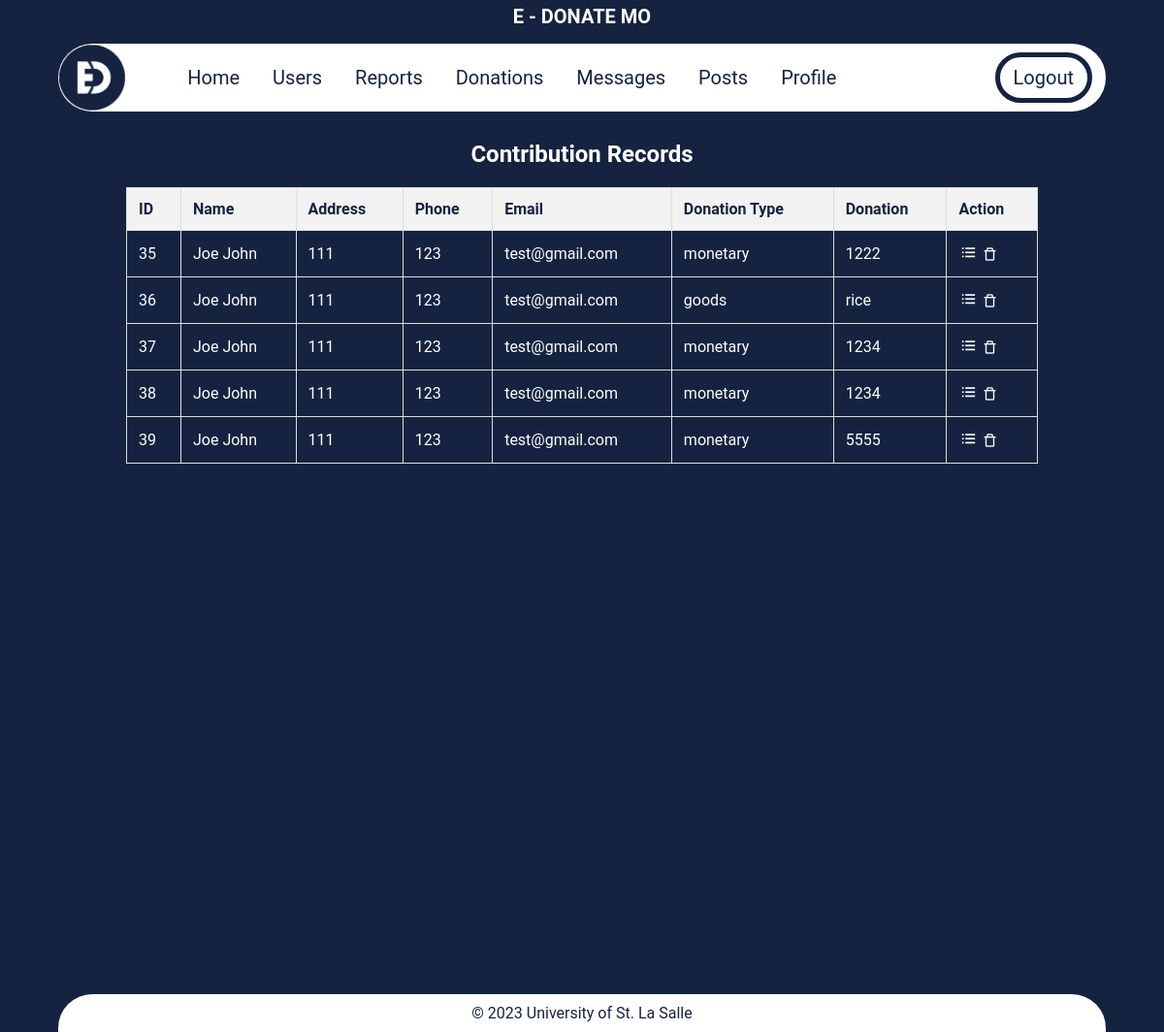
The page /donation.php (signed in) on the database its author committed.
### tables this page shows
CREATE TABLE IF NOT EXISTS `donations` (
  `id` int(11) NOT NULL AUTO_INCREMENT,
  `donation_type` varchar(255) NOT NULL,
  `donation` varchar(255) NOT NULL,
  `image` varchar(255) DEFAULT NULL,
  `post_id` int(11) NOT NULL,
  `user_id` int(11) DEFAULT NULL,
  `created_at` datetime DEFAULT NULL,
  PRIMARY KEY (`id`)
);

CREATE TABLE IF NOT EXISTS `users` (
  `id` int(11) NOT NULL AUTO_INCREMENT,
  `email` varchar(255) NOT NULL DEFAULT '',
  `name` varchar(255) NOT NULL DEFAULT '',
  `password` varchar(255) NOT NULL DEFAULT '',
  `contact` varchar(255) NOT NULL DEFAULT '',
  `address` varchar(255) NOT NULL DEFAULT '',
  `token` varchar(255) NOT NULL DEFAULT '',
  `created_at` datetime DEFAULT NULL,
  `access_type` varchar(50) NOT NULL DEFAULT 'user',
  `mission` text,
  `vision` text,
  PRIMARY KEY (`id`)
);

### donation.php (the view, shortened to what this page needs)
<?php
include "function.php";
require "db-connect.php";
    $user_id =  $_SESSION['user']['id'];
    if($_SESSION['user']['access_type'] === 'admin') {
        $sql = "SELECT users.name, users.address, users.contact, users.email, donations.id, donations.donation_type, donations.donation
                FROM users JOIN donations ON users.id = donations.user_id";
    } else {
        $sql = "SELECT users.name, users.address, users.contact, users.email, donations.id, donations.donation_type, donations.donation
                FROM users JOIN donations ON users.id = donations.user_id WHERE user_id = $user_id";
    }
    $results = $connect->query($sql);
?>
<html>
    <head>
        <link rel="stylesheet" type="text/css" href="css/style.css">
        <link rel="stylesheet" href="css/donations.css">
    </head>
    <body>
        <?php
        include 'header.php';
        ?>
        <div class="wrapper">
            <div class="titleBar">
                <h2 style="color: #fff;">Contribution Records</h2>
            </div>
            <table>
                <thead>
                <tr>
                    <th>ID</th>
                    <th>Name</th>
                    <th>Address</th>
                    <th>Phone</th>
                    <th>Email</th>
                    <th>Donation Type</th>
                    <th>Donation</th>
                    <th>Action</th>
                </tr>
                </thead>
                <tbody>
                    <?php while($row = $results->fetch_assoc()): ?>
                    <tr>
                        <td><?=$row['id']; ?></td>
                        <td><?=$row['name']?></td>
                        <td><?=$row['address']?></td>
                        <td><?=$row['contact']?></td>
                        <td><?=$row['email']?></td>
                        <td><?=$row['donation_type']?></td>
                        <td><?=$row['donation']?></td>
                        <td colspan="2">
                        <a title="View donation" style="font-size: 20px;color: #fff;" href="javascript:void(0)"><i class='bx bx-list-ul'></i></a>
                            <i class='bx bx-trash-alt'></i>
                        </td>
                    </tr>
                    <?php endwhile; ?>
                </tbody>
            </table>
        </div>
        <?php
            include 'footer.php';
        ?>
    </body>
</html>

### header.php (shortened to what this page needs)
<link href='https://unpkg.com/boxicons@2.1.4/css/boxicons.min.css' rel='stylesheet'>
<div class="header">
    <div class="edonatemo"><h4>E - DONATE MO </h4></div>
    <div class="main">
    <img class="logo" src="images/edlogo.png">
        <nav>
            <?php
                $isAdmin = $_SESSION['user']['access_type'] == 'admin';
            ?>
            <ul class="nav1">
                <li><a href="main.php">Home</a></li>
                <?php if($isAdmin) : ?>
                    <li><a href="user.php">Users</a></li>
                <?php endif; ?>
                <?php if($isAdmin): ?>
                    <li><a href="reports.php">Reports</a></li>
                <?php endif; ?>
                <li><a href="donation.php">Donations</a></li>
                <li><a href="messages.php">Messages</a></li>
                <li><a href="posts.php">Posts</a></li>
                <li><a href="profile.php">Profile</a></li>
            </ul>
        </nav>
        <a class="start" href="javascript:void(0)" onclick="logoutBtn()">Logout</a>
    </div>
</div>

### footer.php
<div class="footer">
        <p>&copy; 2023 University of St. La Salle</p>
</div>

### css/style.css (style rules this page uses)
* { margin: 0; padding: 0; box-sizing: border-box; font-family: 'Roboto', sans-serif !important; }
body { background-color: #152340; margin-bottom: 0px; }
.header { width: 90%; margin: auto; min-height: 130px; }
.edonatemo { width: 100%; height: 40px; }
.edonatemo h4 { text-align: center; cursor: pointer; font-size: 20px; margin: 5px; color: white; }
.main { width: 100%; height: 70px; background-color: white; border-radius: 35px; display: flex; justify-content: space-between; align-items: center; }
.logo { cursor: pointer; width: 70px; height: 70px; }
li, a, .start { font-family: sans-serif; font-weight: 5000; font-size: 20px; color: #152340; text-decoration: none; }
.nav1 { margin-right: 130px; }
.nav1,.nav2 { list-style: none; }
.nav1 li,.nav2 li { display: inline-block; padding-left: 30px; }
.nav1 li a, .nav2 li a { transition: all 0.3s ease 0s; }
.start { margin-right: 14px; padding: 9px 14px; border: 5px solid #152340; border-radius: 50px; cursor: pointer; transition: all 0.3s ease 0s; }
.wrapper { width: 80%; height: 100vh; margin: auto; padding: 10px; background-color: rgb (255, 255, 255); margin-bottom: 90px; }
.footer { background-color: white; padding: 10px; text-align: center; margin-top: 20px; width: 90%; margin: 0 auto; border-top-right-radius: 35px; border-top-left-radius: 35px; }
.footer p { font-family: sans-serif; color: #152340; cursor: pointer; }

### css/donations.css (style rules this page uses)
body { font-family: 'Work Sans', sans-serif; background-color: #152340; margin-bottom: 0; }
table { border-collapse: collapse; width: 100%; margin-top: 20px; }
th, td { border: 1px solid #dddddd; text-align: left; padding: 12px; font-family: sans-serif; color: #152340; }
td { color: #fff; }
th { background-color: #f2f2f2; }
.titleBar { display: flex; justify-content: space-around; align-items: center; width: 100%; }

### rows shown on the page
donations: id "35", user.name "Joe John", user.address "111", user.contact "123", user.email "test@gmail.com", donation_type "monetary", donation "1222"
donations: id "36", user.name "Joe John", user.address "111", user.contact "123", user.email "test@gmail.com", donation_type "goods", donation "rice"
donations: id "37", user.name "Joe John", user.address "111", user.contact "123", user.email "test@gmail.com", donation_type "monetary", donation "1234"
donations: id "38", user.name "Joe John", user.address "111", user.contact "123", user.email "test@gmail.com", donation_type "monetary", donation "1234"
donations: id "39", user.name "Joe John", user.address "111", user.contact "123", user.email "test@gmail.com", donation_type "monetary", donation "5555"
